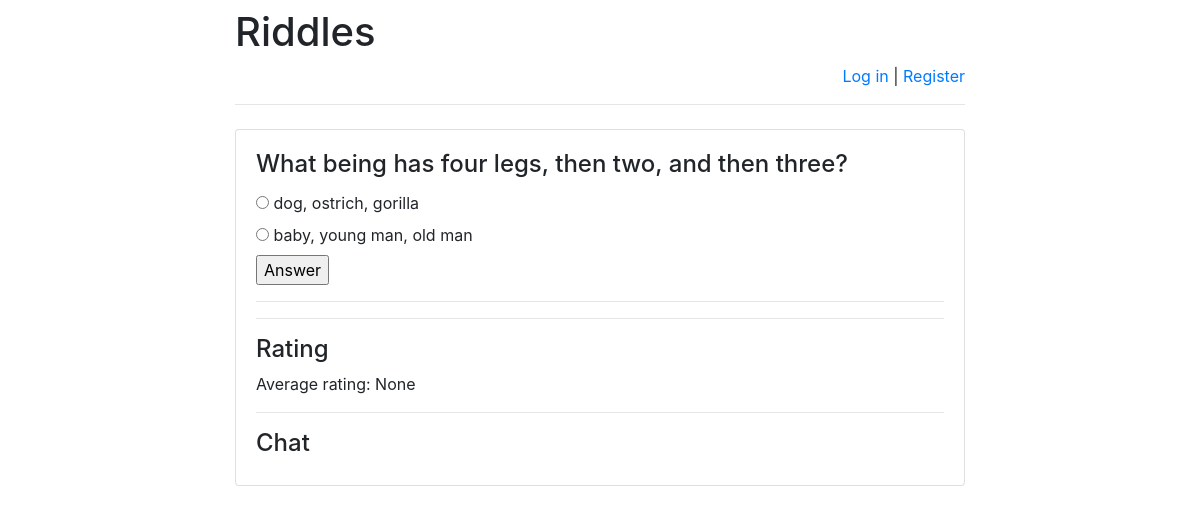
/riddles/1/, run on an earlier commit of the app's database.
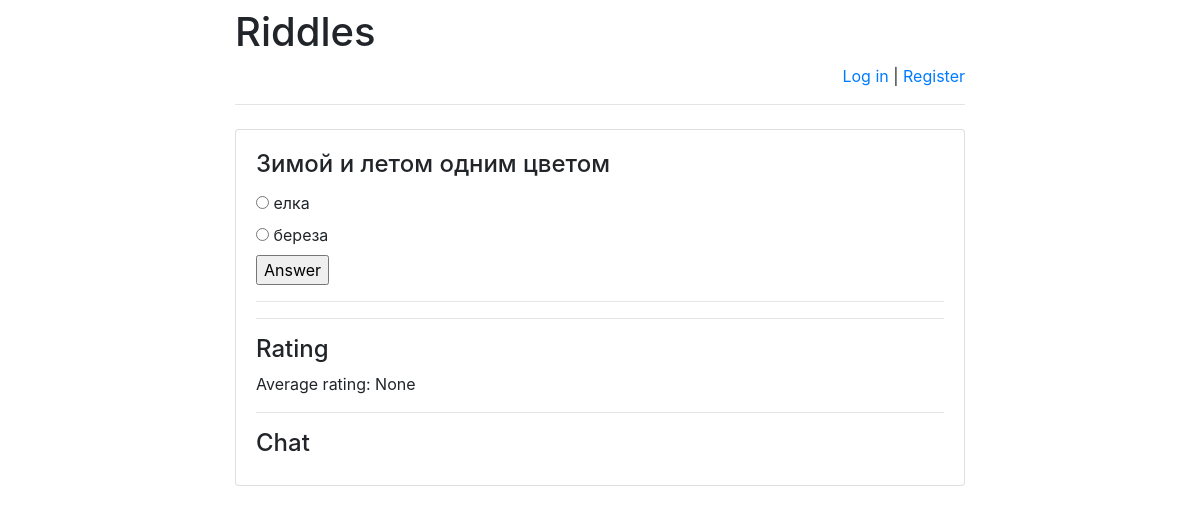
And on a later commit of the database.
### riddles/models.py (models this page shows)
class Riddle(models.Model):
    riddle_text = models.CharField(max_length=255)
    pub_date = models.DateTimeField('date published')

class Option(models.Model):
    riddle = models.ForeignKey(Riddle, on_delete=models.CASCADE)
    text = models.CharField(max_length=255)
    correct = models.BooleanField(default=False)

### riddles/views.py (the view)
# urls.py: re_path(r'^([0-9]+)/$', views.detail, name='detail'),
def detail(request, riddle_id):
    error_message = None
    if "error_message" in request.GET:
        error_message = request.GET["error_message"]
    ordered_option_set = \
        list(Option.objects.filter(riddle_id=riddle_id))
    option_iter = \
        numpy.random.permutation(len(ordered_option_set))
    option_set = []
    for num in option_iter:
        option_set.append(ordered_option_set[num])
    return render(
        request,
        "answer.html",
        {
            "option_set": option_set,
            "riddle": get_object_or_404(
                Riddle, pk=riddle_id), "error_message": error_message,
            "latest_messages":
                Message.objects
                    .filter(chat_id=riddle_id)
                    .order_by('-pub_date')[:5],
            "already_rated_by_user":
                Mark.objects
                    .filter(author_id=request.user.id)
                    .filter(riddle_id=riddle_id)
                    .count(),
            "user_rating":
                Mark.objects
                    .filter(author_id=request.user.id)
                    .filter(riddle_id=riddle_id)
                    .aggregate(Avg('mark'))
                ["mark__avg"],
            "avg_mark":
                Mark.objects
                    .filter(riddle_id=riddle_id)
                    .aggregate(Avg('mark'))
                ["mark__avg"]
        }
    )

### riddles/templates/answer.html (shortened to what this page needs)
{% extends 'base.html' %}
{% block main %}
    <h4 class="card-title">{{ riddle.riddle_text }}</h4>
    <form action="answer/" method="post">
        {% for option in option_set %}
            <input type="radio"
                   name="option"
                   id="option{{ forloop.counter }}"
                   value="{{ option.id }}"/>
            <label for="option{{ forloop.counter }}">
                {{ option.text }}
            </label><br>
        {% endfor %}
        <input type="submit" value="Answer"/>
    </form>
    <hr>
    <hr>
    <h4>Rating</h4>
    <p>Average rating:
        <span id="avg_mark_span">
            {{ avg_mark }}
        </span>
    </p>
    <hr>
    <h4>Chat</h4>
{% endblock %}

### riddles/templates/base.html (shortened to what this page needs)
<!doctype html>
<html lang="en">
<head>
    <link rel="stylesheet"
          href="https://stackpath.bootstrapcdn.com/bootstrap/4.1.3/css/boots
trap.min.css">
</head>
<body>
<div class="container">
    <div class="row justify-content-center">
        <div class="col-8">
            <h1 class="mt-2">Riddles</h1>
            {% if user.is_authenticated %}
                <p class="text-right">
                    Hello, {{ user.username }}!
                    <a href="/riddles/logout">Log out</a> |
                    <a href="/riddles/password-change">
                        Change password
                    </a>
                </p>
                <p class="text-right">
                    Hello, {{ user.username }}!
                    <a href="/riddles/logout">Log out</a> |
                    <a href="/riddles/password-change">Change password</a>
                    {% if user.is_staff %}
                        | <a href="/riddles/admin">Admin panel</a>
                    {% endif %}
                </p>
                <p class="text-right">
                    Hello, {{ user.username }}!
                    <a href="/riddles/logout">Log out</a> |
                    <a href="/riddles/password-change">Change password</a>
                    {% if user.is_staff %}
                        | <a href="/riddles/admin">Admin panel</a>
                    {% endif %}
                    {% if user.email == '' %}
                        | <a href="/riddles/subscribe">Subscribe</a>
                    {% endif %}
                </p>
            {% else %}
                <p class="text-right">
                    <a href="/riddles/login">Log in</a> |
                    <a href="/riddles/register">Register</a>
                </p>
            {% endif %}
            <hr class="mt-0 mb-4">
            <div class="card">
                <div class="card-body">
                    {% block main %}
                    {% endblock %}
                </div>
            </div>
        </div>
    </div>
</div>
</body>
</html>

What changed in the data, as far as the page shows it:
changed Riddle: riddle_text "What being has four legs, then two, and then three?" → "Зимой и летом одним цветом"
changed Option: option "☐ dog, ostrich, gorilla" → "☐ елка"; text "dog, ostrich, gorilla" → "елка"
changed Option: option "☐ baby, young man, old man" → "☐ береза"; text "baby, young man, old man" → "береза"
